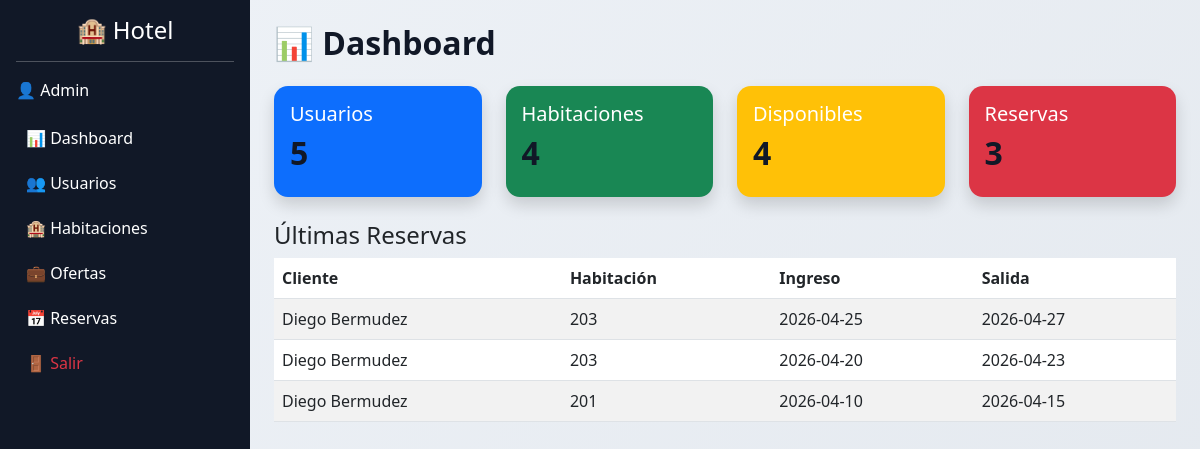
Page /public/dashboard.php (signed in) on the committed database.
### tables this page shows
CREATE TABLE IF NOT EXISTS `bookings` (
  `id` int NOT NULL AUTO_INCREMENT,
  `user_id` int DEFAULT NULL,
  `room_id` int DEFAULT NULL,
  `booking_date` date DEFAULT NULL,
  `check_in_date` date DEFAULT NULL,
  `check_out_date` date DEFAULT NULL,
  PRIMARY KEY (`id`),
  KEY `user_id` (`user_id`),
  KEY `room_id` (`room_id`)
);

CREATE TABLE IF NOT EXISTS `users` (
  `id` int NOT NULL AUTO_INCREMENT,
  `name` varchar(50) NOT NULL,
  `email` varchar(100) NOT NULL,
  `password` varchar(255) NOT NULL,
  `role_id` int NOT NULL,
  PRIMARY KEY (`id`),
  UNIQUE KEY `email` (`email`),
  KEY `role_id` (`role_id`)
);

CREATE TABLE IF NOT EXISTS `rooms` (
  `id` int NOT NULL AUTO_INCREMENT,
  `room_number` int NOT NULL,
  `room_type` varchar(50) NOT NULL,
  `room_price` decimal(10,2) NOT NULL,
  `is_available` tinyint(1) DEFAULT '1',
  PRIMARY KEY (`id`),
  UNIQUE KEY `room_number` (`room_number`)
);

### public/dashboard.php (the view, shortened to what this page needs)
<?php
require BASE_PATH . '/config/db.php';
$rol = $_SESSION['user']['role_id'];
$totalUsers = $conn->query("SELECT COUNT(*) FROM users")->fetchColumn();
$totalRooms = $conn->query("SELECT COUNT(*) FROM rooms")->fetchColumn();
$availableRooms = $conn->query("SELECT COUNT(*) FROM rooms WHERE is_available = 1")->fetchColumn();
$totalBookings = $conn->query("SELECT COUNT(*) FROM bookings")->fetchColumn();
include BASE_PATH . '/app/views/layouts/header.php';
include BASE_PATH . '/app/views/layouts/sidebar.php';
?>
<?php if($rol == 2): ?>
<h2>🏨 Panel del Gerente</h2>
<div class="row">
    <div class="col-md-4">
        <div class="card p-3 text-white bg-success shadow">
            <h5>Habitaciones</h5>
            <h2><?= $totalRooms ?></h2>
        </div>
    </div>
    <div class="col-md-4">
        <div class="card p-3 text-white bg-primary shadow">
            <h5>Disponibles</h5>
            <h2><?= $availableRooms ?></h2>
        </div>
    </div>
    <div class="col-md-4">
        <div class="card p-3 text-white bg-warning shadow">
            <h5>Reservas</h5>
            <h2><?= $totalBookings ?></h2>
        </div>
    </div>
</div>
<div class="mt-4">
    <a href="rooms.php" class="btn btn-success">Gestionar habitaciones</a>
    <a href="offers.php" class="btn btn-primary">Ver ofertas</a>
</div>
<?php else: ?>
<h2 class="mb-4">📊 Dashboard</h2>
<div class="row">
    <div class="col-md-3">
        <div class="card p-3 text-white bg-primary shadow">
            <h5>Usuarios</h5>
            <h2><?= $totalUsers ?></h2>
        </div>
    </div>
    <div class="col-md-3">
        <div class="card p-3 text-white bg-success shadow">
            <h5>Habitaciones</h5>
            <h2><?= $totalRooms ?></h2>
        </div>
    </div>
    <div class="col-md-3">
        <div class="card p-3 text-white bg-warning shadow">
            <h5>Disponibles</h5>
            <h2><?= $availableRooms ?></h2>
        </div>
    </div>
    <div class="col-md-3">
        <div class="card p-3 text-white bg-danger shadow">
            <h5>Reservas</h5>
            <h2><?= $totalBookings ?></h2>
        </div>
    </div>
</div>
<h4 class="mt-4">Últimas Reservas</h4>
<table class="table table-striped">
    <thead>
        <tr>
            <th>Cliente</th>
            <th>Habitación</th>
            <th>Ingreso</th>
            <th>Salida</th>
        </tr>
    </thead>
    <tbody>
    <?php
    $recent = $conn->query("
        SELECT b.*, u.name as user, r.room_number
        FROM bookings b
        JOIN users u ON b.user_id = u.id
        JOIN rooms r ON b.room_id = r.id
        ORDER BY b.id DESC LIMIT 5
    ")->fetchAll();
    foreach($recent as $r): ?>
        <tr>
            <td><?= $r['user'] ?></td>
            <td><?= $r['room_number'] ?></td>
            <td><?= $r['check_in_date'] ?></td>
            <td><?= $r['check_out_date'] ?></td>
        </tr>
    <?php endforeach; ?>
    </tbody>
</table>
<?php endif; ?>
<?php include BASE_PATH . '/app/views/layouts/footer.php'; ?>

### app/views/layouts/header.php (shortened to what this page needs)
<!DOCTYPE html>
<html lang="es">
<head>
    <link href="https://cdn.jsdelivr.net/npm/bootstrap@5.3.0/dist/css/bootstrap.min.css" rel="stylesheet">
    <link href="/assets/css/style.css" rel="stylesheet">
</head>
<body>
<div class="d-flex">

### app/views/layouts/sidebar.php (shortened to what this page needs)
<div class="bg-dark text-white p-3" style="width:250px; min-height:100vh;">
    <h4 class="text-center">🏨 Hotel</h4>
    <hr>
    <p>👤 <?= $_SESSION['user']['name'] ?></p>
    <ul class="nav flex-column">
        <li class="nav-item">
            <a href="<?= BASE_URL ?>dashboard.php" class="nav-link text-white">📊 Dashboard</a>
        </li>
        <?php if($_SESSION['user']['role_id'] == 1): ?>
        <li class="nav-item">
            <a href="<?= BASE_URL ?>users.php" class="nav-link text-white">👥 Usuarios</a>
        </li>
        <?php endif; ?>
        <?php if(in_array($_SESSION['user']['role_id'], [1,2])): ?>
        <li class="nav-item">
            <a href="<?= BASE_URL ?>rooms.php" class="nav-link text-white">🏨 Habitaciones</a>
        </li>
        <?php endif; ?>
        <?php if(in_array($_SESSION['user']['role_id'], [1,2])): ?>
        <li class="nav-item">
            <a href="<?= BASE_URL ?>offers.php" class="nav-link text-white">
                💼 Ofertas
            </a>
        </li>
        <?php endif; ?>
        <?php if(in_array($_SESSION['user']['role_id'], [1,2,3])): ?>
        <li class="nav-item">
            <a href="<?= BASE_URL ?>bookings.php" class="nav-link text-white">📅 Reservas</a>
        </li>
        <?php endif; ?>
        <li class="nav-item">
            <a href="<?= BASE_URL ?>logout.php" class="nav-link text-danger">🚪 Salir</a>
        </li>
    </ul>
</div>
<div class="flex-grow-1 p-4">

### app/views/layouts/footer.php
</div>
</div>
</body>
</html>

### assets/css/style.css (style rules this page uses)
body { background-color: #f5f7fa; }
.card { border-radius: 12px; }
body { background: #f4f6f9; }
.card { border-radius: 12px; border: none; }
h1, h2, h3 { font-weight: 600; }
.bg-dark { background: #1f2937 !important; }
.nav-link { border-radius: 6px; margin-bottom: 5px; }
body { background: linear-gradient(135deg, #eef2f7, #e3e8ee); }
.card { border-radius: 14px; box-shadow: 0 8px 20px rgba(0,0,0,0.08); border: none; }
.bg-dark { background: #111827 !important; }
.nav-link { border-radius: 8px; padding: 8px 10px; }
h1, h2, h3 { font-weight: 700; color: #111827; }

### rows in the picture
bookings: user.name "Diego Bermudez", room.room_number "203", check_in_date "2026-04-25", check_out_date "2026-04-27"
bookings: user.name "Diego Bermudez", room.room_number "203", check_in_date "2026-04-20", check_out_date "2026-04-23"
bookings: user.name "Diego Bermudez", room.room_number "201", check_in_date "2026-04-10", check_out_date "2026-04-15"

### other values in the picture
$_SESSION['user']['name'] "Admin"
$totalUsers "5"
$totalRooms "4"
$availableRooms "4"
$totalBookings "3"
